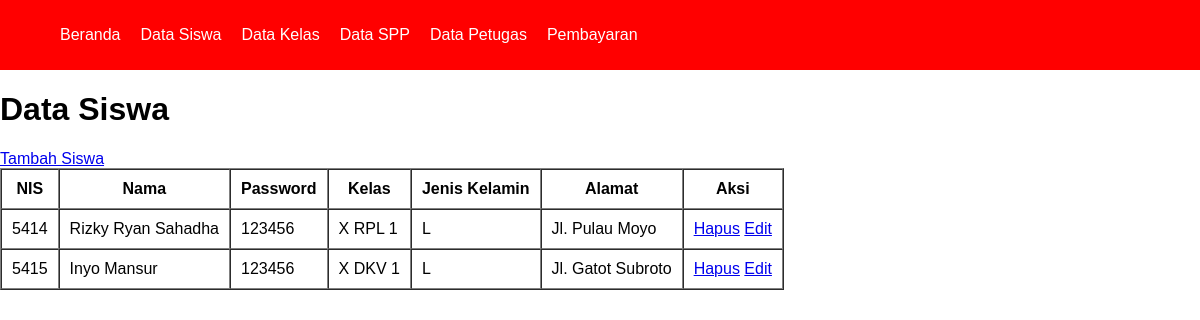
Before: /siswa/siswa.php with the older database file.
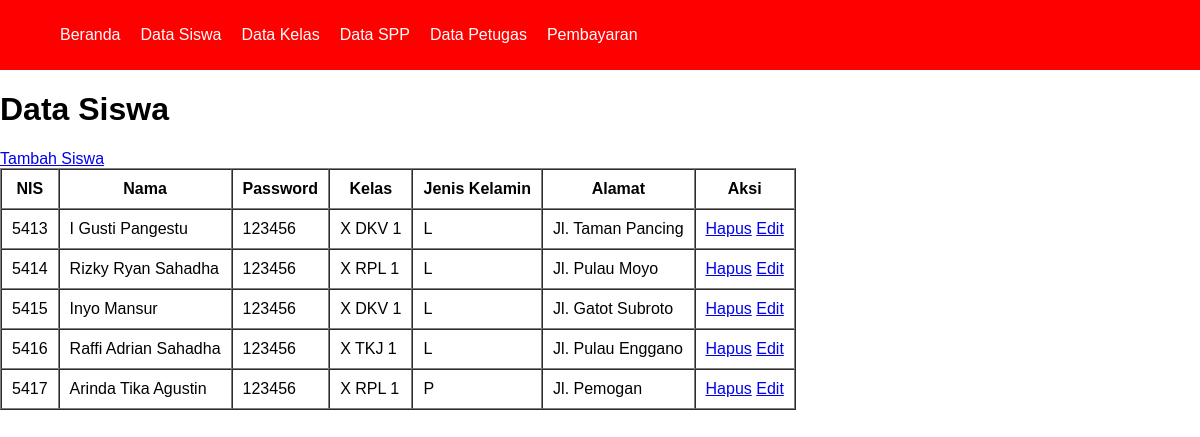
After: the same page with the newer database file.
### tables this page shows
CREATE TABLE `tb_siswa` (
  `nis` int(5) NOT NULL,
  `nama_siswa` varchar(100) NOT NULL,
  `password` varchar(10) NOT NULL,
  `id_kelas` varchar(10) NOT NULL,
  `jenis_kelamin` varchar(10) NOT NULL,
  `alamat` varchar(100) NOT NULL
);

CREATE TABLE `tb_kelas` (
  `id_kelas` varchar(10) NOT NULL,
  `kelas` varchar(10) NOT NULL,
  `jurusan` varchar(100) NOT NULL
);

### siswa/functions_siswa.php (called while the page is built, shortened)
<?php
    $conn = mysqli_connect("localhost", "root", "", "spp_db");
    function query($query){
        global $conn;
        $result = mysqli_query($conn, $query);
        $rows = [];
        while( $row = mysqli_fetch_assoc($result)) {
            $rows[] = $row;
        }
        return $rows;
    }
?>

### siswa/siswa.php (the view, shortened to what this page needs)
<?php
    require 'functions_siswa.php';
    require '../views/template/navbar.php';
    $siswa = query("SELECT * FROM tb_siswa INNER JOIN tb_kelas USING(id_kelas) ORDER BY nis ASC");
?>
<!DOCTYPE html>
<html lang="en">
<head>
    <link rel="stylesheet" href="../CSS/style.css">
</head>
<body>
    <h1>Data Siswa</h1>
    <a href="create_siswa.php">Tambah Siswa</a>
    <table border="1" cellspacing="0" cellpadding="10">
        <tr>
            <th>NIS</th>
            <th>Nama</th>
            <th>Password</th>
            <th>Kelas</th>
            <th>Jenis Kelamin</th>
            <th>Alamat</th>
            <th>Aksi</th>
        </tr>
        <?php foreach($siswa as $row) : ?>
        <tr>
            <td><?= $row["nis"]; ?></td>
            <td><?= $row["nama_siswa"]; ?></td>
            <td><?= $row["password"] ?></td>
            <td><?= $row["kelas"]; ?></td>
            <td><?= $row["jenis_kelamin"]; ?></td>
            <td><?= $row["alamat"]; ?></td>
            <td>
                <a href="delete_siswa.php?nis=<?= $row["nis"]; ?>">Hapus</a>
                <a href="update_siswa.php?nis=<?= $row["nis"]; ?>">Edit</a>
            </td>
        </tr>
        <?php endforeach; ?>
    </table>
</body>
</html>

### views/template/navbar.php (shortened to what this page needs)
<!DOCTYPE html>
<html lang="en">
<head>
    <header>
        <nav>
            <ul>
                <li><a href="../index.php">Beranda</a></li>
                <li><a href="../siswa/siswa.php">Data Siswa</a></li>
                <li><a href="../kelas/kelas.php">Data Kelas</a></li>
                <li><a href="../spp/spp.php">Data SPP</a></li>
                <li><a href="../petugas/petugas.php">Data Petugas</a></li>
                <li><a href="../pembayaran/pembayaran.php">Pembayaran</a></li>
            </ul>
        </nav>
    </header>
</head>
<body>

### CSS/style.css (style rules this page uses)
html, body { margin: 0; padding: 0; box-sizing: border-box; font-family: 'Gill Sans', 'Gill Sans MT', Calibri, 'Trebuchet MS', sans-serif; overflow-x: hidden; }

### views/template/navbar.php (style rules this page uses)
html, body { margin: 0; padding: 0; box-sizing: border-box; }
ul li { list-style: none; }
header { width: 100%; height: 50px; background-color: red; display: flex; align-items: center; padding: 10px 20px; }
header nav ul { display: flex; justify-content: center; align-items: center; gap: 20px; }
header nav ul li a { text-decoration: none; color: #fff; }

Changed rows visible on the page:
added tb_siswa: nis "5413", nama_siswa "I Gusti Pangestu", password "123456", id_kelas.kelas "X DKV 1", jenis_kelamin "L", alamat "Jl. Taman Pancing"
added tb_siswa: nis "5416", nama_siswa "Raffi Adrian Sahadha", password "123456", id_kelas.kelas "X TKJ 1", jenis_kelamin "L", alamat "Jl. Pulau Enggano"
added tb_siswa: nis "5417", nama_siswa "Arinda Tika Agustin", password "123456", id_kelas.kelas "X RPL 1", jenis_kelamin "P", alamat "Jl. Pemogan"
